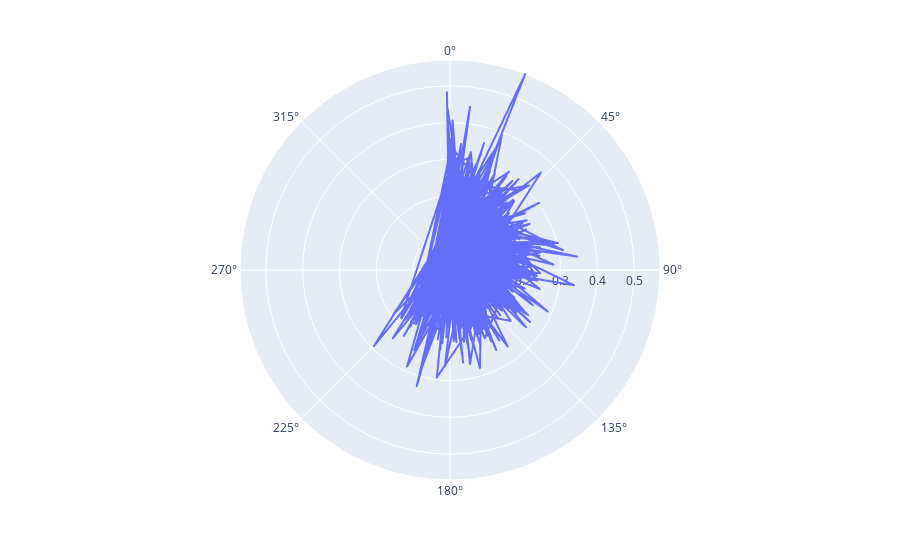

Source (notebook cell):
### Code cell
#https://plotly.com/python/radar-chart/
import matplotlib.pyplot as plt
%matplotlib inline 
import plotly.express as px
import pandas as pd
fig = px.line_polar(movies, r='positive_score', theta='BERT', line_close=True)
fig.show()

### Figure 1 — Plotly figure (JSON) as saved in the notebook; plotly's stock layout.template omitted (floating-point values rounded to 4 significant figures; data arrays with more than 128 entries replaced by an {"elided": "..."} marker saying what was removed)
{"data": [{"hovertemplate": "positive_score=%{r}<br>BERT=%{theta}<extra></extra>", "legendgroup": "", "line": {"color": "#636efa", "dash": "solid"}, "marker": {"symbol": "circle"}, "mode": "lines", "name": "", "r": {"elided": "42179 float values"}, "showlegend": false, "subplot": "polar", "theta": {"elided": "42179 int values"}, "type": "scatterpolargl"}], "layout": {"autosize": true, "legend": {"tracegroupgap": 0}, "margin": {"t": 60}, "polar": {"angularaxis": {"direction": "clockwise", "rotation": 90, "type": "linear"}, "domain": {"x": [0, 1], "y": [0, 1]}, "radialaxis": {"autorange": true, "range": [0, 0.57], "type": "linear"}}}}
